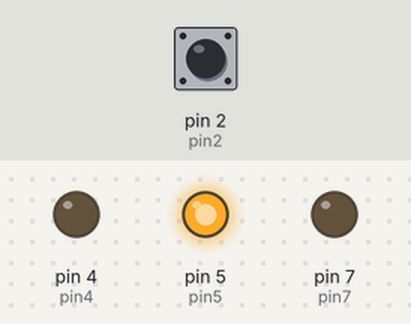
This sketch was run on a simulated Arduino Uno, built with avr-gcc and run on an emulated ATmega328P. Parts: output pins drawn as LEDs (lit = HIGH). The test bench sets the inputs (shaded band); at power-on: pin 2 (pin2) HIGH.

Above: at 1.2 s.
1.3 s: pin 2 (pin2) pulled LOW for 0.15 s
At 2.5 s:
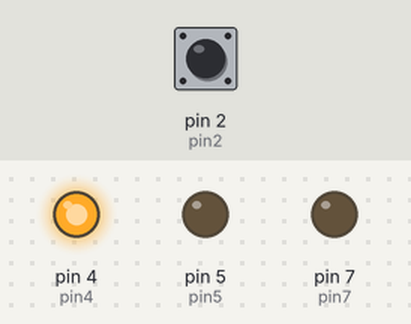
Timing chart, 0 to 4.3 s (numbered marks = the images above; inputs shaded):
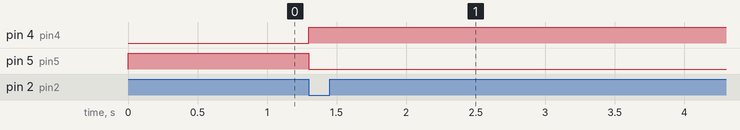

Measured:
- after the input at 1.3 s, pin 4 (pin4): LOW → HIGH at once; pin 5 (pin5): HIGH → LOW at once

The sketch:

CSCI4287_Lab5.ino
```cpp
#include <avr/io.h>
#include <avr/interrupt.h>

int pin4 = 4;
int pin5 = 5;
int pin7 = 7;
int pin2 = 2;
int pin3 = 3;


void setup() {

  // put your setup code here, to run once:
  pinMode(pin4, OUTPUT);
  pinMode(pin5, OUTPUT);
  pinMode(pin7, OUTPUT);

  // enable pull up resistor
  digitalWrite(pin2, HIGH);
  digitalWrite(pin3, HIGH);

  //interupt
  cli();
  TCCR1A = 0;
  TCCR1B = 0;
  OCR1A = 31250;
  TIMSK1 = (1 << OCIE1A);
  TCCR1B |= (1 << WGM12);

  //prescalar
  TCCR1B |= (1 << CS12);
  TCCR1B |= (1 << CS10);

  sei();

}

void loop() {
  // put your main code here, to run repeatedly:

}

ISR(TIMER1_COMPA_vect){

  digitalWrite(pin5, HIGH);

  EIMSK |= (1 << INT0);
  EIMSK |= (1 << INT1);

}

ISR(INT0_vect){

  EIMSK = 0;
  TIMSK1 = 0;

  digitalWrite(pin5, LOW);
  digitalWrite(pin4, HIGH);


}

ISR(INT1_vect){
  EIMSK = 0;
  TIMSK1 = 0;

  digitalWrite(pin5, LOW);
  digitalWrite(pin7, HIGH);


}
```
